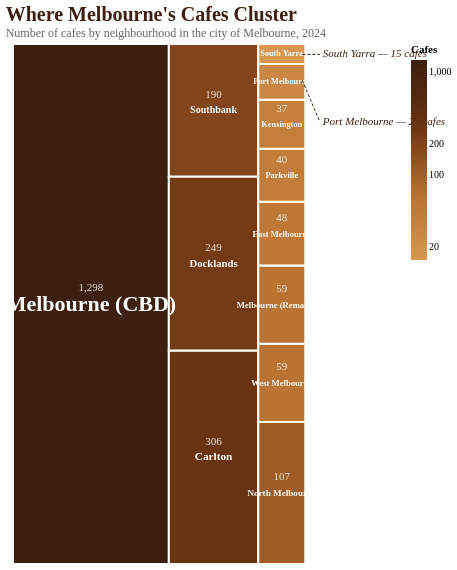

Specify this chart in Vega-Lite:
### Vega-Lite specification from a JSON file in a GitHub repository (floating-point values rounded to 4 significant figures)
{"$schema": "https://vega.github.io/schema/vega-lite/v5.json", "title": {"text": "Where Melbourne's Cafes Cluster", "subtitle": "Number of cafes by neighbourhood in the city of Melbourne, 2024", "anchor": "start", "fontSize": 20, "subtitleFontSize": 12, "subtitleColor": "#666", "color": "#3C1F0F", "font": "Georgia, 'Times New Roman', serif", "subtitleFont": "Georgia, 'Times New Roman', serif", "labelFont": "Georgia, 'Times New Roman', serif"}, "width": 380, "height": 520, "data": {"values": [{"neighbourhood": "Melbourne (CBD)", "cafe_count": 1298, "x": 0.0, "y": 0.0, "x2": 0.5331, "y2": 1.0}, {"neighbourhood": "Carlton", "cafe_count": 306, "x": 0.5331, "y": 0.0, "x2": 0.839, "y2": 0.4107}, {"neighbourhood": "Docklands", "cafe_count": 249, "x": 0.5331, "y": 0.4107, "x2": 0.839, "y2": 0.745}, {"neighbourhood": "Southbank", "cafe_count": 190, "x": 0.5331, "y": 0.745, "x2": 0.839, "y2": 1.0}, {"neighbourhood": "North Melbourne", "cafe_count": 107, "x": 0.839, "y": 0.0, "x2": 1.0, "y2": 0.273}, {"neighbourhood": "West Melbourne", "cafe_count": 59, "x": 0.839, "y": 0.273, "x2": 1.0, "y2": 0.4235}, {"neighbourhood": "Melbourne (Remainder)", "cafe_count": 59, "x": 0.839, "y": 0.4235, "x2": 1.0, "y2": 0.574}, {"neighbourhood": "East Melbourne", "cafe_count": 48, "x": 0.839, "y": 0.574, "x2": 1.0, "y2": 0.6964}, {"neighbourhood": "Parkville", "cafe_count": 40, "x": 0.839, "y": 0.6964, "x2": 1.0, "y2": 0.7985}, {"neighbourhood": "Kensington", "cafe_count": 37, "x": 0.839, "y": 0.7985, "x2": 1.0, "y2": 0.8929}, {"neighbourhood": "Port Melbourne", "cafe_count": 27, "x": 0.839, "y": 0.8929, "x2": 1.0, "y2": 0.9617}, {"neighbourhood": "South Yarra", "cafe_count": 15, "x": 0.839, "y": 0.9617, "x2": 1.0, "y2": 1.0}]}, "layer": [{"mark": {"type": "rect", "stroke": "white", "strokeWidth": 2, "labelFont": "Georgia, 'Times New Roman', serif", "titleFont": "Georgia, 'Times New Roman', serif"}, "encoding": {"x": {"field": "x", "type": "quantitative", "axis": null, "scale": {"domain": [0, 1.3]}}, "x2": {"field": "x2"}, "y": {"field": "y", "type": "quantitative", "axis": null, "scale": {"domain": [0, 1]}}, "y2": {"field": "y2"}, "color": {"field": "cafe_count", "type": "quantitative", "scale": {"range": ["#D89651", "#B8702F", "#6B3410", "#3C1F0F"], "type": "log"}, "legend": {"title": "Cafes", "orient": "right", "format": ",.0f", "labelFont": "Georgia, 'Times New Roman', serif", "titleFont": "Georgia, 'Times New Roman', serif"}}, "tooltip": [{"field": "neighbourhood", "type": "nominal", "title": "Neighbourhood"}, {"field": "cafe_count", "type": "quantitative", "title": "Cafes", "format": ","}]}}, {"transform": [{"calculate": "(datum.x + datum.x2) / 2", "as": "cx"}, {"calculate": "(datum.y + datum.y2) / 2", "as": "cy"}, {"calculate": "(datum.x2 - datum.x) * (datum.y2 - datum.y)", "as": "area"}], "mark": {"type": "text", "fontWeight": "bold", "color": "white", "align": "center", "baseline": "middle", "labelFont": "Georgia, 'Times New Roman', serif", "titleFont": "Georgia, 'Times New Roman', serif"}, "encoding": {"x": {"field": "cx", "type": "quantitative", "scale": {"domain": [0, 1.3]}, "axis": null}, "y": {"field": "cy", "type": "quantitative", "scale": {"domain": [0, 1]}, "axis": null}, "text": {"field": "neighbourhood"}, "size": {"field": "area", "type": "quantitative", "scale": {"range": [8, 22]}, "legend": null}}}, {"transform": [{"calculate": "(datum.x + datum.x2) / 2", "as": "cx"}, {"calculate": "((datum.y + datum.y2) / 2) + 0.03", "as": "cy"}, {"calculate": "(datum.x2 - datum.x) * (datum.y2 - datum.y)", "as": "area"}, {"filter": "datum.area > 0.015"}], "mark": {"type": "text", "color": "white", "align": "center", "baseline": "middle", "fontSize": 11, "opacity": 0.85, "labelFont": "Georgia, 'Times New Roman', serif", "titleFont": "Georgia, 'Times New Roman', serif"}, "encoding": {"x": {"field": "cx", "type": "quantitative", "scale": {"domain": [0, 1.3]}, "axis": null}, "y": {"field": "cy", "type": "quantitative", "scale": {"domain": [0, 1]}, "axis": null}, "text": {"field": "cafe_count", "type": "quantitative", "format": ","}}}, {"data": {"values": [{"x_anchor": 0.99, "y_anchor": 0.93, "x_label": 1.05, "y_label": 0.85}, {"x_anchor": 0.99, "y_anchor": 0.98, "x_label": 1.05, "y_label": 0.98}]}, "mark": {"type": "rule", "stroke": "#3C1F0F", "strokeWidth": 1, "strokeDash": [3, 2], "labelFont": "Georgia, 'Times New Roman', serif", "titleFont": "Georgia, 'Times New Roman', serif"}, "encoding": {"x": {"field": "x_anchor", "type": "quantitative", "scale": {"domain": [0, 1.3]}, "axis": null}, "x2": {"field": "x_label"}, "y": {"field": "y_anchor", "type": "quantitative", "scale": {"domain": [0, 1]}, "axis": null}, "y2": {"field": "y_label"}}}, {"data": {"values": [{"x": 1.06, "y": 0.85, "label": "Port Melbourne — 27 cafes"}, {"x": 1.06, "y": 0.98, "label": "South Yarra — 15 cafes"}]}, "mark": {"type": "text", "align": "left", "baseline": "middle", "fontStyle": "italic", "fontSize": 11, "color": "#3C1F0F", "labelFont": "Georgia, 'Times New Roman', serif", "titleFont": "Georgia, 'Times New Roman', serif"}, "encoding": {"x": {"field": "x", "type": "quantitative", "scale": {"domain": [0, 1.3]}, "axis": null}, "y": {"field": "y", "type": "quantitative", "scale": {"domain": [0, 1]}, "axis": null}, "text": {"field": "label"}}}], "config": {"view": {"stroke": null}, "background": "transparent", "font": "Georgia, 'Times New Roman', serif", "axis": {"labelFont": "Georgia, 'Times New Roman', serif", "titleFont": "Georgia, 'Times New Roman', serif"}, "legend": {"labelFont": "Georgia, 'Times New Roman', serif", "titleFont": "Georgia, 'Times New Roman', serif"}, "header": {"labelFont": "Georgia, 'Times New Roman', serif", "titleFont": "Georgia, 'Times New Roman', serif"}, "title": {"font": "Georgia, 'Times New Roman', serif", "subtitleFont": "Georgia, 'Times New Roman', serif", "labelFont": "Georgia, 'Times New Roman', serif"}}}
